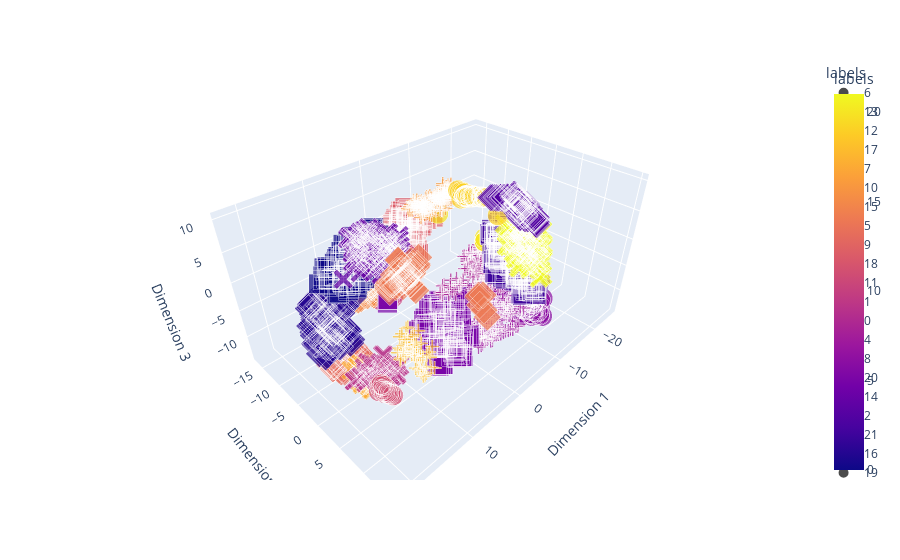

Notebook code cell kept with this figure:
### Code cell
tsne_3d_df = pd.DataFrame(tsne_3d, columns=['Dimension 1', 'Dimension 2', 'Dimension 3'])
tsne_3d_df['labels'] = labels
tsne_3d_df['distance'] = 3


# Plot the t-SNE transformed data using Plotly Express
fig = px.scatter_3d(tsne_3d_df, x='Dimension 1', y='Dimension 2', z='Dimension 3', color='labels', size='distance', symbol='labels', opacity=0.7)
#fig.update_layout(margin=dict(l=0, r=0, b=0, t=0))
fig.show()

### Figure 1 — Plotly figure (JSON) as saved in the notebook; plotly's stock layout.template omitted (floating-point values rounded to 4 significant figures; data arrays with more than 128 entries replaced by an {"elided": "..."} marker saying what was removed)
{"data": [{"hovertemplate": "labels=%{marker.color}<br>Dimension 1=%{x}<br>Dimension 2=%{y}<br>Dimension 3=%{z}<br>distance=%{marker.size}<extra></extra>", "legendgroup": "6", "marker": {"color": {"elided": "241 int values"}, "coloraxis": "coloraxis", "opacity": 0.7, "size": {"elided": "241 int values"}, "sizemode": "area", "sizeref": 0.0075, "symbol": "circle"}, "mode": "markers", "name": "6", "scene": "scene", "showlegend": true, "type": "scatter3d", "x": {"elided": "241 float values"}, "y": {"elided": "241 float values"}, "z": {"elided": "241 float values"}}, {"hovertemplate": "labels=%{marker.color}<br>Dimension 1=%{x}<br>Dimension 2=%{y}<br>Dimension 3=%{z}<br>distance=%{marker.size}<extra></extra>", "legendgroup": "13", "marker": {"color": [13, 13, 13, 13, 13, 13, 13, 13, 13, 13, 13, 13, 13, 13, 13, 13, 13, 13, 13, 13, 13, 13, 13, 13, 13, 13, 13, 13, 13, 13, 13, 13, 13, 13, 13, 13, 13, 13, 13, 13, 13, 13, 13, 13, 13, 13, 13, 13], "coloraxis": "coloraxis", "opacity": 0.7, "size": [3, 3, 3, 3, 3, 3, 3, 3, 3, 3, 3, 3, 3, 3, 3, 3, 3, 3, 3, 3, 3, 3, 3, 3, 3, 3, 3, 3, 3, 3, 3, 3, 3, 3, 3, 3, 3, 3, 3, 3, 3, 3, 3, 3, 3, 3, 3, 3], "sizemode": "area", "sizeref": 0.0075, "symbol": "diamond"}, "mode": "markers", "name": "13", "scene": "scene", "showlegend": true, "type": "scatter3d", "x": [16.0, 16.99, 19.0, 19.12, 19.35, 16.8, 18.24, 19.03, 18.65, 19.36, 16.62, 19.13, 17.14, 16.49, 18.32, 18.68, 19.59, 19.56, 16.73, 17.81, 17.84, 16.5, 17.05, 19.5, 19.21, 16.42, 16.97, 17.02, 17.22, 18.65, 18.11, 17.82, 16.86, 16.77, 16.75, 19.14, 18.03, 16.1, 18.22, 19.15, 19.3, 19.29, 17.32, 18.48, 18.82, 15.86, 16.61, 19.48], "y": [1.049, 0.4189, -0.9046, -0.8622, -0.8503, 1.173, -0.3503, -0.6784, -0.3586, -0.9042, 0.6771, -0.7516, 0.234, 0.6728, -0.2287, -0.4016, -1.026, -0.9904, 0.5656, 0.002064, -0.4238, 0.7508, 0.05767, -0.9431, -0.8307, 0.7607, 0.4773, 0.4655, 0.2058, -0.851, -0.04036, 0.01901, 0.5316, 0.5506, 0.1987, -0.7756, -0.09637, 0.5241, -0.2552, -0.8598, -0.8576, -0.8498, 0.02606, -0.2655, -0.6526, 0.5984, -0.1814, -0.9626], "z": [-5.716, -4.99, -7.119, -7.047, -6.91, -5.38, -5.142, -6.801, -5.902, -6.082, -7.011, -6.322, -4.68, -4.4, -5.286, -7.812, -6.579, -6.365, -6.77, -5.937, -5.624, -4.472, -5.571, -5.819, -5.475, -5.345, -4.084, -5.459, -4.468, -6.634, -8.272, -5.784, -4.149, -4.289, -6.289, -7.266, -8.074, -5.819, -7.825, -6.918, -7.344, -7.413, -6.315, -8.139, -5.705, -5.907, -4.944, -6.484]}, {"hovertemplate": "labels=%{marker.color}<br>Dimension 1=%{x}<br>Dimension 2=%{y}<br>Dimension 3=%{z}<br>distance=%{marker.size}<extra></extra>", "legendgroup": "12", "marker": {"color": {"elided": "162 int values"}, "coloraxis": "coloraxis", "opacity": 0.7, "size": {"elided": "162 int values"}, "sizemode": "area", "sizeref": 0.0075, "symbol": "square"}, "mode": "markers", "name": "12", "scene": "scene", "showlegend": true, "type": "scatter3d", "x": {"elided": "162 float values"}, "y": {"elided": "162 float values"}, "z": {"elided": "162 float values"}}, {"hovertemplate": "labels=%{marker.color}<br>Dimension 1=%{x}<br>Dimension 2=%{y}<br>Dimension 3=%{z}<br>distance=%{marker.size}<extra></extra>", "legendgroup": "17", "marker": {"color": [17, 17, 17, 17, 17, 17, 17, 17, 17, 17, 17, 17, 17, 17, 17, 17, 17, 17, 17, 17, 17, 17, 17, 17, 17, 17, 17, 17, 17, 17, 17, 17, 17, 17, 17, 17, 17, 17, 17, 17, 17, 17, 17, 17, 17], "coloraxis": "coloraxis", "opacity": 0.7, "size": [3, 3, 3, 3, 3, 3, 3, 3, 3, 3, 3, 3, 3, 3, 3, 3, 3, 3, 3, 3, 3, 3, 3, 3, 3, 3, 3, 3, 3, 3, 3, 3, 3, 3, 3, 3, 3, 3, 3, 3, 3, 3, 3, 3, 3], "sizemode": "area", "sizeref": 0.0075, "symbol": "x"}, "mode": "markers", "name": "17", "scene": "scene", "showlegend": true, "type": "scatter3d", "x": [14.59, 15.65, 15.97, 15.92, 15.81, 16.22, 16.64, 16.61, 15.4, 15.74, 15.7, 16.35, 15.91, 15.65, 15.44, 15.42, 15.71, 16.03, 16.66, 15.04, 15.73, 16.22, 14.89, 14.85, 16.9, 15.66, 15.64, 17.38, 15.53, 15.29, 14.78, 16.56, 15.62, 16.48, 16.59, 16.87, 14.74, 15.21, 15.97, 16.27, 15.92, 15.72, 15.75, 15.77, 16.47], "y": [2.701, 2.087, 1.199, 1.238, 1.807, 0.929, 1.41, 1.346, 1.48, 1.795, 1.46, 0.9601, 1.094, 1.343, 2.016, 2.202, 2.063, 1.543, 0.6871, 2.168, 1.284, 1.634, 1.805, 1.92, 0.67, 1.493, 1.362, 0.3414, 2.153, 1.24, 2.312, 0.7895, 1.365, 1.046, 0.7483, 0.9991, 2.234, 2.056, 1.107, 1.434, 1.144, 1.835, 2.985, 2.062, 0.9317], "z": [-9.813, -11.98, -8.486, -7.965, -11.41, -7.408, -10.75, -10.56, -10.59, -11.02, -10.39, -8.449, -9.186, -9.837, -11.4, -11.04, -12.03, -10.92, -7.777, -11.36, -9.228, -10.77, -9.574, -9.258, -8.483, -8.903, -10.37, -8.198, -12.14, -10.23, -11.38, -7.997, -9.674, -9.442, -7.754, -10.02, -11.47, -10.55, -8.426, -10.58, -7.784, -8.885, -10.51, -10.98, -9.308]}, {"hovertemplate": "labels=%{marker.color}<br>Dimension 1=%{x}<br>Dimension 2=%{y}<br>Dimension 3=%{z}<br>distance=%{marker.size}<extra></extra>", "legendgroup": "7", "marker": {"color": {"elided": "156 int values"}, "coloraxis": "coloraxis", "opacity": 0.7, "size": {"elided": "156 int values"}, "sizemode": "area", "sizeref": 0.0075, "symbol": "cross"}, "mode": "markers", "name": "7", "scene": "scene", "showlegend": true, "type": "scatter3d", "x": {"elided": "156 float values"}, "y": {"elided": "156 float values"}, "z": {"elided": "156 float values"}}, {"hovertemplate": "labels=%{marker.color}<br>Dimension 1=%{x}<br>Dimension 2=%{y}<br>Dimension 3=%{z}<br>distance=%{marker.size}<extra></extra>", "legendgroup": "10", "marker": {"color": {"elided": "161 int values"}, "coloraxis": "coloraxis", "opacity": 0.7, "size": {"elided": "161 int values"}, "sizemode": "area", "sizeref": 0.0075, "symbol": "circle"}, "mode": "markers", "name": "10", "scene": "scene", "showlegend": true, "type": "scatter3d", "x": {"elided": "161 float values"}, "y": {"elided": "161 float values"}, "z": {"elided": "161 float values"}}, {"hovertemplate": "labels=%{marker.color}<br>Dimension 1=%{x}<br>Dimension 2=%{y}<br>Dimension 3=%{z}<br>distance=%{marker.size}<extra></extra>", "legendgroup": "15", "marker": {"color": [15, 15, 15, 15, 15, 15, 15, 15, 15, 15, 15, 15, 15, 15, 15, 15, 15, 15, 15, 15, 15, 15, 15, 15, 15, 15, 15, 15, 15, 15, 15, 15, 15, 15, 15, 15, 15, 15, 15, 15, 15, 15, 15, 15, 15, 15, 15, 15, 15, 15, 15, 15, 15, 15, 15, 15, 15, 15, 15, 15, 15, 15, 15, 15, 15, 15, 15, 15, 15, 15, 15, 15, 15, 15, 15, 15, 15, 15, 15, 15, 15, 15, 15, 15, 15, 15, 15, 15, 15, 15, 15, 15, 15, 15, 15, 15, 15, 15, 15, 15, 15, 15, 15, 15, 15], "coloraxis": "coloraxis", "opacity": 0.7, "size": [3, 3, 3, 3, 3, 3, 3, 3, 3, 3, 3, 3, 3, 3, 3, 3, 3, 3, 3, 3, 3, 3, 3, 3, 3, 3, 3, 3, 3, 3, 3, 3, 3, 3, 3, 3, 3, 3, 3, 3, 3, 3, 3, 3, 3, 3, 3, 3, 3, 3, 3, 3, 3, 3, 3, 3, 3, 3, 3, 3, 3, 3, 3, 3, 3, 3, 3, 3, 3, 3, 3, 3, 3, 3, 3, 3, 3, 3, 3, 3, 3, 3, 3, 3, 3, 3, 3, 3, 3, 3, 3, 3, 3, 3, 3, 3, 3, 3, 3, 3, 3, 3, 3, 3, 3], "sizemode": "area", "sizeref": 0.0075, "symbol": "diamond"}, "mode": "markers", "name": "15", "scene": "scene", "showlegend": true, "type": "scatter3d", "x": [8.589, 8.258, 9.834, 6.348, 9.943, 8.986, 8.186, 8.218, 8.144, 6.717, 5.476, 10.32, 8.153, 8.778, 7.974, 8.005, 5.595, 6.238, 6.908, 6.003, 5.622, 6.038, 8.039, 8.818, 6.008, 5.634, 8.5, 8.141, 9.865, 6.585, 7.886, 5.37, 9.208, 7.504, 5.671, 8.451, 8.256, 10.06, 5.355, 6.863, 10.37, 8.207, 9.885, 7.799, 9.818, 9.525, 9.049, 6.537, 8.12, 9.673, 7.112, 7.131, 8.264, 7.786, 7.806, 9.74, 7.693, 9.278, 7.215, 8.798, 7.08, 7.007, 8.656, 9.744, 9.501, 10.47, 9.918, 7.999, 6.568, 6.724, 10.38, 9.688, 10.63, 7.854, 9.573, 8.297, 5.731, 7.928, 8.507, 8.831, 6.85, 8.972, 9.361, 9.886, 7.79, 9.807, 8.08, 8.304, 9.834, 10.31, 8.093, 7.632, 10.46, 9.913, 9.699, 10.62, 10.88, 10.06, 8.758, 7.769, 9.392, 6.73, 7.572, 7.742, 8.488], "y": [-9.125, -9.396, -7.621, -8.324, -8.43, -9.345, -9.306, -9.205, -8.993, -8.29, -8.885, -6.255, -6.478, -6.204, -8.88, -8.057, -8.41, -8.492, -8.139, -8.034, -6.8, -7.469, -8.012, -6.276, -4.881, -9.092, -7.217, -7.731, -8.741, -5.278, -6.977, -9.196, -9.984, -8.876, -7.699, -7.045, -6.664, -7.661, -8.244, -8.495, -8.594, -8.298, -9.006, -8.909, -8.991, -9.066, -7.163, -7.728, -7.913, -9.065, -5.667, -6.998, -6.562, -6.782, -5.982, -7.038, -5.556, -7.795, -5.4, -7.149, -9.072, -8.519, -6.298, -7.652, -7.579, -8.71, -7.575, -6.576, -7.971, -7.831, -6.847, -7.553, -6.069, -6.14, -8.328, -8.822, -8.67, -9.138, -8.737, -9.122, -7.937, -8.84, -9.632, -8.811, -7.32, -9.23, -8.016, -6.298, -7.964, -7.07, -7.974, -5.466, -8.021, -7.227, -7.825, -6.008, -5.954, -8.716, -7.056, -9.325, -8.978, -5.351, -6.076, -8.647, -6.546], "z": [-3.535, -3.889, -0.9671, -4.462, -1.621, -4.798, -4.214, -3.439, -5.157, -4.41, -5.788, -0.462, -2.225, -1.398, -5.357, -4.579, -3.73, -6.113, -3.882, -5.035, -2.694, -3.139, -1.138, -2.402, -0.1338, -4.821, -1.063, -0.6848, -2.553, -0.503, -0.03516, -4.81, -5.012, -4.834, -4.805, -1.399, -1.687, -0.9974, -5.076, -4.57, -1.535, -5.198, -4.225, -4.733, -2.644, -2.856, -0.08645, -3.119, -0.8813, -2.792, -3.782, -4.889, -1.496, -4.503, -3.027, -0.948, -2.177, -3.953, -2.124, -2.751, -6.476, -4.592, -0.5563, -0.6579, -0.4579, -1.609, -0.3861, -3.404, -5.942, -5.844, -0.02884, -1.459, -0.3972, -2.595, -4.07, -4.506, -5.863, -3.778, -6.079, -5.343, -4.381, -6.122, -5.256, -2.558, -3.253, -5.429, -1.958, -2.651, -1.563, 0.0275, -1.534, -1.677, -1.308, -0.4343, -2.071, 0.03867, -0.5528, -2.347, -2.607, -4.468, -5.883, -2.453, -3.05, -5.773, -1.798]}, {"hovertemplate": "labels=%{marker.color}<br>Dimension 1=%{x}<br>Dimension 2=%{y}<br>Dimension 3=%{z}<br>distance=%{marker.size}<extra></extra>", "legendgroup": "5", "marker": {"color": {"elided": "137 int values"}, "coloraxis": "coloraxis", "opacity": 0.7, "size": {"elided": "137 int values"}, "sizemode": "area", "sizeref": 0.0075, "symbol": "square"}, "mode": "markers", "name": "5", "scene": "scene", "showlegend": true, "type": "scatter3d", "x": {"elided": "137 float values"}, "y": {"elided": "137 float values"}, "z": {"elided": "137 float values"}}, {"hovertemplate": "labels=%{marker.color}<br>Dimension 1=%{x}<br>Dimension 2=%{y}<br>Dimension 3=%{z}<br>distance=%{marker.size}<extra></extra>", "legendgroup": "9", "marker": {"color": [9, 9, 9, 9, 9, 9, 9, 9, 9, 9, 9, 9, 9, 9, 9, 9, 9, 9, 9, 9, 9, 9, 9, 9, 9, 9, 9, 9, 9, 9, 9, 9, 9, 9, 9, 9, 9, 9, 9, 9, 9, 9, 9, 9], "coloraxis": "coloraxis", "opacity": 0.7, "size": [3, 3, 3, 3, 3, 3, 3, 3, 3, 3, 3, 3, 3, 3, 3, 3, 3, 3, 3, 3, 3, 3, 3, 3, 3, 3, 3, 3, 3, 3, 3, 3, 3, 3, 3, 3, 3, 3, 3, 3, 3, 3, 3, 3], "sizemode": "area", "sizeref": 0.0075, "symbol": "x"}, "mode": "markers", "name": "9", "scene": "scene", "showlegend": true, "type": "scatter3d", "x": [18.72, 19.12, 18.46, 20.14, 18.94, 18.46, 20.96, 17.45, 20.15, 18.07, 19.68, 16.98, 21.0, 19.19, 19.25, 20.37, 18.17, 18.95, 20.75, 20.23, 17.26, 19.52, 18.07, 17.88, 17.97, 18.23, 17.43, 17.86, 17.78, 20.01, 19.19, 21.17, 20.4, 21.01, 21.05, 17.92, 21.07, 21.53, 20.29, 17.9, 19.4, 21.89, 21.85, 19.61], "y": [9.05, 9.88, 10.76, 9.118, 9.432, 10.55, 8.878, 10.12, 8.783, 11.12, 9.741, 10.47, 9.272, 10.46, 9.312, 8.995, 10.15, 10.33, 8.789, 8.129, 10.41, 8.738, 10.66, 9.835, 11.12, 9.675, 10.24, 10.89, 8.772, 8.86, 8.623, 8.462, 8.578, 8.519, 8.603, 9.635, 8.458, 8.428, 8.48, 8.625, 8.341, 8.33, 8.359, 8.028], "z": [0.09285, -0.5837, -0.6925, -0.4868, -0.2823, -0.6165, -0.642, 0.4505, -0.2906, -0.5061, -0.6669, -0.2539, -0.8874, -0.8445, -0.2977, -0.4983, -0.6613, -0.7392, -0.5121, 0.1001, -0.301, -0.01985, -0.4202, -0.1384, -0.4506, -0.1157, 0.02589, -0.4995, 0.8259, -0.2914, 0.1916, -0.4701, -0.2525, -0.4387, -0.5088, -0.09714, -0.4278, -0.5736, -0.1472, 0.8196, 0.292, -0.6494, -0.652, 0.4088]}, {"hovertemplate": "labels=%{marker.color}<br>Dimension 1=%{x}<br>Dimension 2=%{y}<br>Dimension 3=%{z}<br>distance=%{marker.size}<extra></extra>", "legendgroup": "18", "marker": {"color": [18, 18, 18, 18, 18, 18, 18, 18, 18, 18, 18, 18, 18, 18, 18, 18, 18, 18, 18, 18, 18, 18, 18, 18, 18, 18, 18, 18, 18, 18, 18, 18, 18, 18, 18, 18, 18, 18, 18, 18, 18, 18, 18, 18, 18, 18, 18, 18, 18, 18, 18, 18, 18, 18, 18, 18, 18, 18, 18, 18, 18, 18, 18], "coloraxis": "coloraxis", "opacity": 0.7, "size": [3, 3, 3, 3, 3, 3, 3, 3, 3, 3, 3, 3, 3, 3, 3, 3, 3, 3, 3, 3, 3, 3, 3, 3, 3, 3, 3, 3, 3, 3, 3, 3, 3, 3, 3, 3, 3, 3, 3, 3, 3, 3, 3, 3, 3, 3, 3, 3, 3, 3, 3, 3, 3, 3, 3, 3, 3, 3, 3, 3, 3, 3, 3], "sizemode": "area", "sizeref": 0.0075, "symbol": "cross"}, "mode": "markers", "name": "18", "scene": "scene", "showlegend": true, "type": "scatter3d", "x": [15.33, 14.83, 15.46, 15.99, 14.22, 15.07, 16.6, 16.48, 15.07, 15.93, 15.87, 16.28, 15.2, 15.93, 15.66, 16.07, 15.13, 13.65, 15.97, 15.48, 14.48, 14.6, 14.89, 16.87, 15.16, 15.79, 15.7, 15.33, 16.41, 15.35, 16.34, 15.41, 15.13, 15.67, 14.27, 14.69, 16.75, 14.39, 13.92, 16.01, 16.18, 14.3, 14.61, 13.84, 13.15, 14.2, 13.41, 12.8, 14.3, 14.03, 13.77, 12.49, 15.42, 14.27, 13.03, 15.44, 14.6, 13.75, 13.86, 15.8, 14.05, 14.36, 15.11], "y": [9.638, 11.0, 11.42, 10.7, 8.891, 11.47, 10.28, 10.22, 9.647, 10.31, 11.31, 10.56, 11.56, 11.95, 11.34, 10.85, 11.47, 10.08, 10.35, 12.32, 10.01, 12.84, 12.78, 10.11, 11.68, 11.27, 10.22, 11.57, 9.884, 12.6, 10.43, 11.25, 11.68, 11.47, 11.24, 9.96, 10.32, 11.17, 9.934, 10.04, 10.54, 11.33, 10.97, 11.47, 11.59, 11.37, 10.2, 11.78, 9.628, 11.42, 11.29, 11.12, 9.977, 11.12, 11.29, 8.847, 10.95, 11.32, 9.546, 9.882, 9.713, 8.788, 8.865], "z": [2.193, 0.2582, -1.041, 1.966, 2.834, -1.358, 0.5649, 1.758, 2.024, 0.9666, 1.323, 1.476, 0.1859, 1.608, 2.01, 1.87, 0.02676, 2.695, 0.9228, 1.378, 2.323, 1.911, 1.601, 1.492, 0.6635, 1.592, 1.556, 1.305, 1.712, 1.549, 1.006, 0.7626, -1.028, 2.471, -2.653, 2.347, 0.4665, -2.758, 0.6342, 0.8924, 0.6689, -3.343, -0.1619, -3.056, -2.489, -3.34, 0.6611, -2.711, 0.5855, -3.234, -2.12, 0.1476, 2.05, -2.31, -1.108, 2.151, -2.253, -2.235, 1.888, 1.699, 0.9221, 2.695, 2.395]}, {"hovertemplate": "labels=%{marker.color}<br>Dimension 1=%{x}<br>Dimension 2=%{y}<br>Dimension 3=%{z}<br>distance=%{marker.size}<extra></extra>", "legendgroup": "11", "marker": {"color": [11, 11, 11, 11, 11, 11, 11, 11, 11, 11, 11, 11, 11, 11, 11, 11, 11, 11, 11, 11, 11, 11, 11, 11, 11], "coloraxis": "coloraxis", "opacity": 0.7, "size": [3, 3, 3, 3, 3, 3, 3, 3, 3, 3, 3, 3, 3, 3, 3, 3, 3, 3, 3, 3, 3, 3, 3, 3, 3], "sizemode": "area", "sizeref": 0.0075, "symbol": "circle"}, "mode": "markers", "name": "11", "scene": "scene", "showlegend": true, "type": "scatter3d", "x": [13.52, 14.43, 13.68, 14.17, 14.48, 14.12, 13.89, 14.56, 13.7, 14.81, 14.1, 13.87, 13.85, 14.3, 13.65, 13.5, 14.3, 14.27, 14.53, 13.26, 13.37, 14.32, 14.12, 13.95, 13.22], "y": [3.331, 2.479, 3.232, 2.926, 2.671, 2.716, 2.893, 2.503, 3.198, 2.534, 2.88, 3.095, 3.085, 2.818, 3.178, 3.365, 2.553, 2.576, 2.605, 3.559, 3.463, 2.722, 2.71, 3.005, 3.587], "z": [-13.57, -11.56, -13.5, -13.17, -12.68, -11.94, -12.4, -11.84, -13.41, -12.62, -12.92, -13.33, -13.26, -12.9, -13.17, -13.65, -11.55, -11.65, -12.44, -13.91, -13.77, -12.58, -11.8, -13.07, -13.94]}, {"hovertemplate": "labels=%{marker.color}<br>Dimension 1=%{x}<br>Dimension 2=%{y}<br>Dimension 3=%{z}<br>distance=%{marker.size}<extra></extra>", "legendgroup": "1", "marker": {"color": {"elided": "134 int values"}, "coloraxis": "coloraxis", "opacity": 0.7, "size": {"elided": "134 int values"}, "sizemode": "area", "sizeref": 0.0075, "symbol": "diamond"}, "mode": "markers", "name": "1", "scene": "scene", "showlegend": true, "type": "scatter3d", "x": {"elided": "134 float values"}, "y": {"elided": "134 float values"}, "z": {"elided": "134 float values"}}, {"hovertemplate": "labels=%{marker.color}<br>Dimension 1=%{x}<br>Dimension 2=%{y}<br>Dimension 3=%{z}<br>distance=%{marker.size}<extra></extra>", "legendgroup": "0", "marker": {"color": {"elided": "152 int values"}, "coloraxis": "coloraxis", "opacity": 0.7, "size": {"elided": "152 int values"}, "sizemode": "area", "sizeref": 0.0075, "symbol": "square"}, "mode": "markers", "name": "0", "scene": "scene", "showlegend": true, "type": "scatter3d", "x": {"elided": "152 float values"}, "y": {"elided": "152 float values"}, "z": {"elided": "152 float values"}}, {"hovertemplate": "labels=%{marker.color}<br>Dimension 1=%{x}<br>Dimension 2=%{y}<br>Dimension 3=%{z}<br>distance=%{marker.size}<extra></extra>", "legendgroup": "4", "marker": {"color": {"elided": "179 int values"}, "coloraxis": "coloraxis", "opacity": 0.7, "size": {"elided": "179 int values"}, "sizemode": "area", "sizeref": 0.0075, "symbol": "x"}, "mode": "markers", "name": "4", "scene": "scene", "showlegend": true, "type": "scatter3d", "x": {"elided": "179 float values"}, "y": {"elided": "179 float values"}, "z": {"elided": "179 float values"}}, {"hovertemplate": "labels=%{marker.color}<br>Dimension 1=%{x}<br>Dimension 2=%{y}<br>Dimension 3=%{z}<br>distance=%{marker.size}<extra></extra>", "legendgroup": "8", "marker": {"color": {"elided": "145 int values"}, "coloraxis": "coloraxis", "opacity": 0.7, "size": {"elided": "145 int values"}, "sizemode": "area", "sizeref": 0.0075, "symbol": "cross"}, "mode": "markers", "name": "8", "scene": "scene", "showlegend": true, "type": "scatter3d", "x": {"elided": "145 float values"}, "y": {"elided": "145 float values"}, "z": {"elided": "145 float values"}}, {"hovertemplate": "labels=%{marker.color}<br>Dimension 1=%{x}<br>Dimension 2=%{y}<br>Dimension 3=%{z}<br>distance=%{marker.size}<extra></extra>", "legendgroup": "20", "marker": {"color": [20, 20, 20, 20, 20, 20, 20, 20, 20, 20, 20, 20, 20, 20, 20, 20, 20, 20, 20, 20, 20, 20, 20, 20, 20, 20, 20, 20, 20, 20, 20, 20, 20, 20, 20, 20, 20, 20, 20, 20, 20, 20, 20, 20, 20, 20, 20, 20, 20, 20, 20, 20, 20, 20, 20, 20, 20, 20, 20, 20, 20, 20, 20, 20, 20, 20, 20, 20, 20, 20, 20, 20, 20, 20, 20, 20, 20, 20, 20, 20, 20, 20, 20], "coloraxis": "coloraxis", "opacity": 0.7, "size": [3, 3, 3, 3, 3, 3, 3, 3, 3, 3, 3, 3, 3, 3, 3, 3, 3, 3, 3, 3, 3, 3, 3, 3, 3, 3, 3, 3, 3, 3, 3, 3, 3, 3, 3, 3, 3, 3, 3, 3, 3, 3, 3, 3, 3, 3, 3, 3, 3, 3, 3, 3, 3, 3, 3, 3, 3, 3, 3, 3, 3, 3, 3, 3, 3, 3, 3, 3, 3, 3, 3, 3, 3, 3, 3, 3, 3, 3, 3, 3, 3, 3, 3], "sizemode": "area", "sizeref": 0.0075, "symbol": "circle"}, "mode": "markers", "name": "20", "scene": "scene", "showlegend": true, "type": "scatter3d", "x": [-4.47, -6.884, -2.98, -5.755, -4.171, -3.47, -6.264, -3.743, -7.334, -2.98, -6.483, -5.528, -4.671, -3.742, -6.962, -4.085, -6.43, -3.742, -5.7, -6.246, -3.878, -4.707, -4.399, -7.37, -4.336, -5.559, -4.029, -3.929, -6.907, -4.04, -4.463, -4.992, -3.518, -3.418, -4.973, -4.465, -3.914, -7.232, -6.92, -7.338, -6.853, -5.039, -4.42, -6.505, -4.986, -5.763, -7.279, -7.093, -4.099, -4.1, -4.274, -6.327, -5.652, -6.854, -7.318, -2.782, -3.022, -6.906, -4.601, -3.843, -5.917, -4.124, -6.394, -4.486, -7.388, -7.112, -6.897, -2.91, -3.025, -6.66, -4.155, -4.874, -7.083, -2.173, -4.815, -4.692, -5.444, -7.093, -6.432, -6.3, -3.857, -2.846, -6.122], "y": [8.102, 5.764, 7.977, 6.156, 11.49, 5.137, 5.83, 4.734, -8.149, 5.359, 4.937, 5.854, 8.544, 7.921, 5.807, 8.408, 7.686, 7.989, 7.772, 5.191, 8.678, 7.245, 11.28, 4.446, 10.32, 7.494, 7.954, 8.97, 5.662, 8.62, 7.895, 8.233, 8.621, 8.942, 10.92, 10.78, 7.531, 4.357, 4.602, 3.99, 4.267, 9.3, 10.68, 7.186, 10.74, 5.026, 8.555, 4.891, 8.218, 7.596, 7.789, 5.058, 6.063, 7.023, 4.317, 8.534, 8.397, 5.87, 10.58, 8.654, 4.873, 7.713, 4.786, 7.478, 4.176, 5.414, 5.341, 5.435, 5.361, 4.524, 8.122, 9.45, 5.538, 8.032, 7.78, 11.09, 6.172, 4.007, 4.526, 4.954, 8.111, 5.45, 7.97], "z": [6.245, 2.995, 3.107, 3.364, 4.625, 5.256, 2.995, 5.251, 2.627, 5.321, 4.677, 3.619, 2.791, 3.431, 4.125, 5.823, 4.97, 5.156, 4.77, 3.605, 3.991, 6.206, 4.796, 3.224, 5.303, 4.115, 4.612, 3.352, 3.642, 4.013, 6.317, 4.142, 4.62, 5.206, 3.922, 5.073, 5.446, 3.723, 4.082, 4.047, 4.653, 2.807, 5.095, 4.45, 4.04, 4.75, 3.359, 2.438, 5.649, 6.429, 5.334, 4.774, 3.093, 4.612, 3.648, 4.488, 4.577, 2.906, 5.008, 3.794, 5.29, 5.027, 4.78, 6.37, 3.67, 3.336, 1.779, 5.317, 5.305, 4.779, 3.295, 2.515, 2.897, 3.454, 3.404, 4.562, 3.611, 4.519, 5.186, 4.781, 3.561, 5.322, 5.177]}, {"hovertemplate": "labels=%{marker.color}<br>Dimension 1=%{x}<br>Dimension 2=%{y}<br>Dimension 3=%{z}<br>distance=%{marker.size}<extra></extra>", "legendgroup": "14", "marker": {"color": [14, 14, 14, 14, 14, 14, 14, 14, 14, 14, 14, 14, 14, 14, 14, 14, 14, 14, 14, 14, 14, 14, 14, 14, 14, 14, 14, 14, 14, 14, 14, 14, 14, 14, 14, 14, 14, 14, 14, 14, 14, 14, 14, 14, 14, 14, 14, 14, 14, 14, 14, 14, 14, 14, 14, 14, 14, 14, 14, 14, 14, 14, 14, 14, 14, 14, 14, 14, 14, 14, 14, 14, 14, 14, 14, 14, 14, 14, 14], "coloraxis": "coloraxis", "opacity": 0.7, "size": [3, 3, 3, 3, 3, 3, 3, 3, 3, 3, 3, 3, 3, 3, 3, 3, 3, 3, 3, 3, 3, 3, 3, 3, 3, 3, 3, 3, 3, 3, 3, 3, 3, 3, 3, 3, 3, 3, 3, 3, 3, 3, 3, 3, 3, 3, 3, 3, 3, 3, 3, 3, 3, 3, 3, 3, 3, 3, 3, 3, 3, 3, 3, 3, 3, 3, 3, 3, 3, 3, 3, 3, 3, 3, 3, 3, 3, 3, 3], "sizemode": "area", "sizeref": 0.0075, "symbol": "diamond"}, "mode": "markers", "name": "14", "scene": "scene", "showlegend": true, "type": "scatter3d", "x": [2.791, 2.419, 2.563, 3.568, 2.682, 0.101, 0.2273, 4.151, 5.196, 3.66, 3.734, 0.8519, 5.252, 2.877, 4.655, 4.252, -1.422, 4.667, 1.473, 4.424, 3.504, 4.934, 3.482, 0.7506, 5.241, 0.3182, 0.321, 0.2143, 3.04, 2.2, 0.4655, 3.273, 0.7017, 3.259, 3.322, 0.8801, 3.282, 4.602, 4.769, 0.5137, 4.661, 3.84, 4.689, 0.9767, 2.235, 4.294, 3.789, 0.7928, 3.512, 2.549, 0.8435, 5.792, -0.8308, -1.645, 2.67, 5.72, 5.3, 2.496, 5.577, 2.626, 2.325, 0.07352, 0.75, -0.8664, 2.105, 2.164, 2.451, 5.432, 2.8, 0.1279, -0.3619, 2.908, 5.279, 4.827, 4.482, 2.396, 0.1903, 4.305, 4.518], "y": [-3.68, -5.084, -4.44, -4.569, -4.616, -6.648, -6.755, -4.376, -5.14, -7.558, -3.74, -5.384, -4.583, -3.716, -5.475, -4.687, -8.306, -3.406, -5.229, -4.541, -4.633, -4.128, -6.413, -6.354, -5.714, -6.984, -7.04, -7.041, -4.45, -5.672, -4.838, -3.32, -5.486, -2.049, -6.274, -8.773, -2.45, -6.832, -5.2, -5.48, -3.161, -4.504, -4.302, -6.565, -5.14, -3.745, -4.643, -5.56, -4.077, -5.36, -8.733, -5.353, -6.183, -6.729, 11.19, -5.359, -5.367, 9.681, -5.284, -5.787, 9.258, -7.445, -6.095, -6.246, 9.827, -5.963, 10.41, -5.396, -4.836, -6.862, -6.979, -4.827, -5.006, -3.344, -3.509, 9.223, -6.381, -7.109, -4.26], "z": [-3.657, -3.532, -3.909, -1.035, -3.939, -3.044, -3.718, -0.9649, -2.713, -5.231, -2.193, -3.384, -2.426, -3.65, -3.611, -3.336, -3.662, -1.898, -3.303, -0.8794, -0.2694, -1.977, -5.353, -4.588, -4.168, -4.738, -4.906, -4.611, -2.494, -4.289, -2.243, -3.263, -3.057, -3.719, -4.96, -2.702, -3.608, -4.441, -1.75, -2.491, -1.678, -0.7927, -2.005, -4.62, -3.214, -2.331, -1.148, -3.74, -2.335, -3.938, -2.622, -3.681, -3.261, -2.364, -1.197, -3.305, -3.153, -0.1532, -4.479, -5.324, 1.154, -5.132, -4.521, -3.051, 1.384, -4.993, -0.6371, -3.592, -2.775, -3.498, -3.187, -2.956, -3.068, -1.251, -2.197, 0.8653, -2.914, -4.428, -0.9597]}, {"hovertemplate": "labels=%{marker.color}<br>Dimension 1=%{x}<br>Dimension 2=%{y}<br>Dimension 3=%{z}<br>distance=%{marker.size}<extra></extra>", "legendgroup": "2", "marker": {"color": {"elided": "237 int values"}, "coloraxis": "coloraxis", "opacity": 0.7, "size": {"elided": "237 int values"}, "sizemode": "area", "sizeref": 0.0075, "symbol": "square"}, "mode": "markers", "name": "2", "scene": "scene", "showlegend": true, "type": "scatter3d", "x": {"elided": "237 float values"}, "y": {"elided": "237 float values"}, "z": {"elided": "237 float values"}}, {"hovertemplate": "labels=%{marker.color}<br>Dimension 1=%{x}<br>Dimension 2=%{y}<br>Dimension 3=%{z}<br>distance=%{marker.size}<extra></extra>", "legendgroup": "21", "marker": {"color": {"elided": "157 int values"}, "coloraxis": "coloraxis", "opacity": 0.7, "size": {"elided": "157 int values"}, "sizemode": "area", "sizeref": 0.0075, "symbol": "x"}, "mode": "markers", "name": "21", "scene": "scene", "showlegend": true, "type": "scatter3d", "x": {"elided": "157 float values"}, "y": {"elided": "157 float values"}, "z": {"elided": "157 float values"}}, {"hovertemplate": "labels=%{marker.color}<br>Dimension 1=%{x}<br>Dimension 2=%{y}<br>Dimension 3=%{z}<br>distance=%{marker.size}<extra></extra>", "legendgroup": "16", "marker": {"color": {"elided": "195 int values"}, "coloraxis": "coloraxis", "opacity": 0.7, "size": {"elided": "195 int values"}, "sizemode": "area", "sizeref": 0.0075, "symbol": "cross"}, "mode": "markers", "name": "16", "scene": "scene", "showlegend": true, "type": "scatter3d", "x": {"elided": "195 float values"}, "y": {"elided": "195 float values"}, "z": {"elided": "195 float values"}}, {"hovertemplate": "labels=%{marker.color}<br>Dimension 1=%{x}<br>Dimension 2=%{y}<br>Dimension 3=%{z}<br>distance=%{marker.size}<extra></extra>", "legendgroup": "19", "marker": {"color": [19, 19, 19, 19, 19, 19, 19, 19, 19, 19, 19, 19, 19, 19, 19, 19, 19, 19, 19, 19, 19, 19, 19, 19, 19, 19, 19, 19, 19, 19, 19, 19, 19, 19, 19, 19, 19, 19, 19, 19, 19, 19, 19, 19, 19, 19, 19, 19, 19, 19, 19, 19, 19, 19, 19, 19, 19, 19, 19, 19, 19, 19, 19, 19, 19, 19, 19, 19, 19, 19, 19], "coloraxis": "coloraxis", "opacity": 0.7, "size": [3, 3, 3, 3, 3, 3, 3, 3, 3, 3, 3, 3, 3, 3, 3, 3, 3, 3, 3, 3, 3, 3, 3, 3, 3, 3, 3, 3, 3, 3, 3, 3, 3, 3, 3, 3, 3, 3, 3, 3, 3, 3, 3, 3, 3, 3, 3, 3, 3, 3, 3, 3, 3, 3, 3, 3, 3, 3, 3, 3, 3, 3, 3, 3, 3, 3, 3, 3, 3, 3, 3], "sizemode": "area", "sizeref": 0.0075, "symbol": "circle"}, "mode": "markers", "name": "19", "scene": "scene", "showlegend": true, "type": "scatter3d", "x": [-13.63, -13.69, -17.52, -16.13, -14.34, -15.6, -14.6, -16.07, -18.0, -14.22, -15.59, -15.84, -17.46, -18.27, -18.9, -15.2, -17.57, -14.65, -17.79, -16.87, -17.93, -16.6, -17.91, -18.76, -15.67, -18.05, -19.41, -18.13, -17.33, -17.41, -16.66, -17.3, -18.37, -19.12, -17.4, -16.59, -19.47, -17.3, -17.51, -13.43, -18.16, -18.07, -19.27, -18.49, -19.09, -17.21, -16.83, -17.94, -19.44, -17.11, -18.8, -17.53, -19.9, -15.25, -14.89, -13.82, -17.81, -14.8, -19.45, -18.14, -16.01, -14.23, -13.72, -14.46, -15.15, -17.18, -18.39, -17.57, -17.17, -17.35, -16.43], "y": [-8.132, -8.178, -7.721, -8.634, -8.581, -9.269, -1.828, -10.52, -8.189, -9.93, -10.84, -10.46, -8.141, -6.078, -7.69, -9.228, -10.32, -9.883, -7.024, -6.953, -7.227, -10.9, -9.799, -7.264, -9.544, -5.96, -6.627, -8.394, -7.832, -10.27, -10.41, -11.28, -9.912, -9.015, -11.18, -9.024, -8.437, -9.877, -7.161, -8.121, -10.0, -10.04, -8.398, -9.679, -8.262, -11.44, -10.19, -10.18, -8.416, -10.01, -7.956, -7.176, -7.033, -8.811, -9.511, -8.275, -7.93, -9.496, -8.669, -10.19, -8.517, -10.36, -8.267, -9.512, -8.396, -6.791, -9.458, -7.127, -6.863, -7.508, -8.859], "z": [3.421, 3.399, 2.018, 2.312, 3.202, 2.258, 1.961, 1.413, 1.679, 3.363, 1.306, 1.465, 1.907, 2.09, 1.469, 2.285, 1.019, 3.305, 2.077, 2.441, 1.976, 1.249, 1.231, 1.636, 2.165, 2.187, 1.554, 1.562, 2.061, 1.129, 1.474, 0.9461, 1.028, 0.9887, 0.9938, 2.06, 1.03, 1.554, 2.157, 3.458, 1.05, 1.095, 1.118, 1.03, 1.224, 1.038, 1.812, 1.142, 1.051, 1.595, 1.427, 2.146, 1.262, 2.859, 3.076, 3.377, 1.837, 3.132, 0.9694, 1.114, 2.467, 3.527, 3.407, 3.339, 2.918, 2.358, 1.165, 2.14, 2.353, 2.147, 2.238]}, {"hovertemplate": "labels=%{marker.color}<br>Dimension 1=%{x}<br>Dimension 2=%{y}<br>Dimension 3=%{z}<br>distance=%{marker.size}<extra></extra>", "legendgroup": "3", "marker": {"color": [3, 3, 3, 3, 3, 3, 3, 3, 3, 3, 3, 3, 3, 3, 3, 3, 3, 3, 3, 3, 3, 3, 3, 3, 3, 3, 3, 3, 3, 3, 3, 3, 3, 3, 3, 3, 3, 3, 3, 3, 3, 3, 3, 3, 3, 3, 3, 3, 3, 3, 3, 3, 3, 3, 3, 3, 3, 3, 3, 3, 3, 3, 3, 3, 3, 3, 3, 3, 3, 3, 3, 3, 3, 3, 3, 3, 3, 3, 3, 3, 3, 3, 3, 3, 3, 3, 3, 3, 3, 3, 3, 3, 3, 3, 3, 3, 3, 3, 3, 3, 3, 3, 3, 3, 3, 3, 3, 3, 3, 3, 3, 3, 3, 3], "coloraxis": "coloraxis", "opacity": 0.7, "size": [3, 3, 3, 3, 3, 3, 3, 3, 3, 3, 3, 3, 3, 3, 3, 3, 3, 3, 3, 3, 3, 3, 3, 3, 3, 3, 3, 3, 3, 3, 3, 3, 3, 3, 3, 3, 3, 3, 3, 3, 3, 3, 3, 3, 3, 3, 3, 3, 3, 3, 3, 3, 3, 3, 3, 3, 3, 3, 3, 3, 3, 3, 3, 3, 3, 3, 3, 3, 3, 3, 3, 3, 3, 3, 3, 3, 3, 3, 3, 3, 3, 3, 3, 3, 3, 3, 3, 3, 3, 3, 3, 3, 3, 3, 3, 3, 3, 3, 3, 3, 3, 3, 3, 3, 3, 3, 3, 3, 3, 3, 3, 3, 3, 3], "sizemode": "area", "sizeref": 0.0075, "symbol": "diamond"}, "mode": "markers", "name": "3", "scene": "scene", "showlegend": true, "type": "scatter3d", "x": [-20.98, -19.21, -20.87, -20.15, -18.95, -20.57, -18.66, -22.01, -18.82, -20.7, -22.55, -18.56, -20.76, -18.84, -18.68, -21.05, -22.81, -18.71, -20.63, -19.29, -20.65, -19.48, -22.36, -19.14, -20.35, -21.59, -20.5, -23.54, -24.48, -22.75, -24.3, -22.32, -21.05, -21.68, -23.9, -22.06, -22.84, -23.91, -23.15, -22.65, -21.88, -23.97, -22.01, -20.68, -23.02, -20.66, -24.13, -20.96, -24.28, -24.25, -24.98, -24.99, -22.03, -24.48, -23.72, -19.79, -22.22, -23.71, -21.51, -22.96, -22.89, -23.54, -23.18, -21.76, -19.19, -24.31, -23.6, -20.2, -23.39, -22.15, -21.22, -20.42, -20.71, -20.8, -22.88, -22.18, -24.42, -18.65, -23.05, -21.49, -21.74, -21.81, -22.61, -21.78, -22.17, -18.92, -20.83, -21.29, -21.7, -21.78, -20.74, -22.92, -22.13, -24.02, -21.81, -22.77, -21.7, -20.75, -24.4, -24.56, -23.36, -22.14, -19.4, -21.57, -18.57, -21.01, -20.41, -21.82, -23.56, -20.65, -23.54, -21.58, -22.49, -21.46], "y": [1.078, 0.0566, -2.55, -2.225, -0.9788, -2.313, -1.212, 0.3036, -0.8279, 0.7379, -2.427, -1.679, -6.117, -0.6408, -1.586, 0.7472, -4.194, -1.062, -2.482, -0.4688, 1.642, -1.169, -2.843, -1.594, -2.173, -6.934, -7.456, -2.391, -5.462, -6.352, -4.682, -0.4047, 0.756, -6.994, -2.939, -5.606e-05, -6.299, -3.575, -2.114, -6.398, -6.628, -4.551, -0.4869, -6.959, -3.537, -2.336, -6.217, -7.286, -5.288, -5.319, -6.608, -6.622, -6.49, -5.323, -3.561, -7.674, 0.309, -4.81, -6.009, -4.239, -3.844, -3.411, -2.734, 0.6159, -0.8421, -5.679, -4.606, -7.735, -1.883, 0.6694, 0.9396, -2.432, -6.726, -6.825, -2.897, -2.305, -5.758, -0.1728, -3.316, -1.278, -0.8891, -1.642, 0.2365, 0.5982, -3.531, -1.501, -6.63, -6.269, -2.106, 1.041, -7.241, -3.106, -0.7751, -5.986, -2.491, -2.84, -1.569, -2.509, -6.042, -6.225, -4.797, -2.064, -2.081, -2.355, -0.2108, 1.438, -2.47, -1.817, -5.142, -2.603, -5.261, -2.644, -4.738, -1.559], "z": [-0.2633, 0.8276, 1.44, 1.876, 1.159, 1.451, 1.573, -0.7408, 1.204, -0.3173, 0.5492, 1.828, 1.238, 0.6286, 1.797, -0.06867, 1.047, 1.185, 1.59, 0.8563, -0.7115, 1.196, 0.926, 1.663, 2.427, 0.8084, 0.9599, -0.03686, 0.3672, 0.6795, 0.3028, -0.8487, -0.3503, 0.7733, 0.05182, -1.301, 0.6695, 0.214, 0.0258, 0.6923, 0.8122, 0.3817, -1.094, 1.037, 0.8977, 1.389, 0.4824, 0.8801, 0.4046, 0.4149, 0.3553, 0.3535, 0.8094, 0.346, 0.3471, 1.142, -1.077, 0.5095, 1.042, 0.9028, 0.8484, 0.2782, 0.3471, -0.1572, 1.636, 0.4342, 0.4979, 0.9837, -0.1884, -1.275, -0.4264, 1.642, 1.076, 1.022, 0.3468, 0.5959, 0.414, 0.6564, 0.4644, -1.183, -1.181, -0.6762, -0.8097, -0.513, 1.2, 1.672, 1.051, 1.015, 0.4822, -1.54, 0.9391, 0.1169, -0.9778, 0.5286, -0.09505, 0.2033, -0.7335, 1.361, 0.4452, 0.4217, 0.6378, -0.04022, 1.765, 0.6453, 0.5964, -0.6629, 1.519, -0.6631, 0.6253, 1.56, 0.6616, -0.233, 1.135, -1.077]}], "layout": {"coloraxis": {"colorbar": {"title": {"text": "labels"}}, "colorscale": [[0, "#0d0887"], [0.1111, "#46039f"], [0.2222, "#7201a8"], [0.3333, "#9c179e"], [0.4444, "#bd3786"], [0.5556, "#d8576b"], [0.6667, "#ed7953"], [0.7778, "#fb9f3a"], [0.8889, "#fdca26"], [1, "#f0f921"]]}, "legend": {"itemsizing": "constant", "title": {"text": "labels"}, "tracegroupgap": 0}, "margin": {"t": 60}, "scene": {"domain": {"x": [0, 1], "y": [0, 1]}, "xaxis": {"title": {"text": "Dimension 1"}}, "yaxis": {"title": {"text": "Dimension 2"}}, "zaxis": {"title": {"text": "Dimension 3"}}}}}
